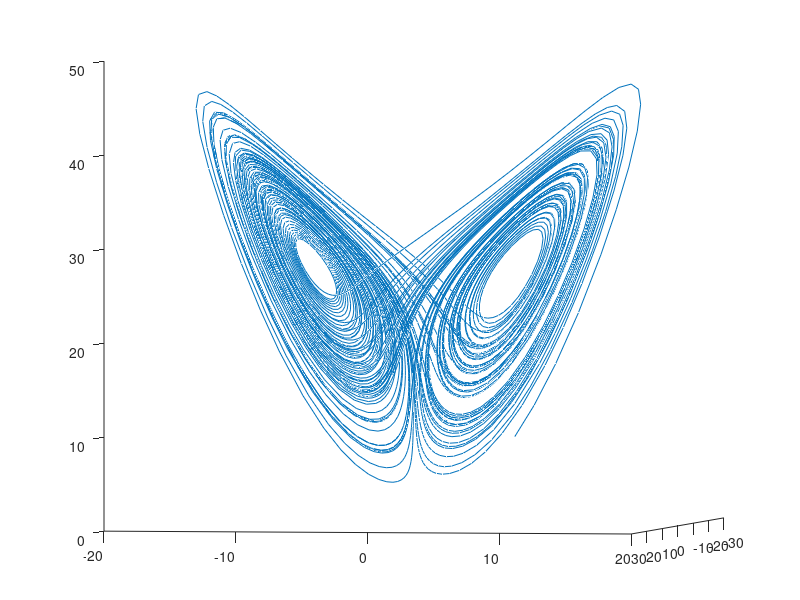

Here is the MATLAB script that generated this plot:
% forma diferente de gráficar el problema de lorenz (EDO) 
%
% Adapted de : https://la.mathworks.com/help/optim/ug/fit-differential-equation-ode.html
% Francisca Zura 
%
% parametros para un sistema sensible
sigma = 10;
beta = 8/3;
rho = 28;
%
f = @(t,a) [-sigma*a(1) + sigma*a(2); rho*a(1) - a(2) - a(1)*a(3); -beta*a(3) + a(1)*a(2)];
xt0 = [10,20,10];
[tspan,a] = ode45(f,[0 100],xt0);     % Runge-Kutta 4th/5th order ODE solver
figure
plot3(a(:,1),a(:,2),a(:,3))
view([-10.0 -2.0])
%
